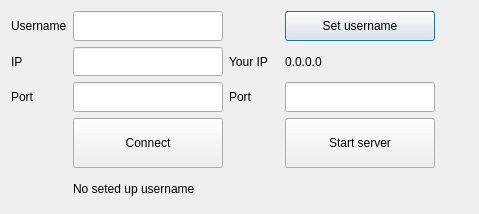
<?xml version="1.0" encoding="UTF-8"?>
<ui version="4.0">
 <class>setting</class>
 <widget class="QDialog" name="setting">
  <property name="geometry">
   <rect>
    <x>0</x>
    <y>0</y>
    <width>479</width>
    <height>214</height>
   </rect>
  </property>
  <property name="windowTitle">
   <string>Dialog</string>
  </property>
  <layout class="QGridLayout" name="gridLayout">
   <item row="2" column="1">
    <widget class="QLineEdit" name="lineEdit_port_to_connect">
     <property name="maximumSize">
      <size>
       <width>150</width>
       <height>30</height>
      </size>
     </property>
    </widget>
   </item>
   <item row="1" column="0">
    <widget class="QLabel" name="label_ip_to_connect">
     <property name="text">
      <string>IP</string>
     </property>
    </widget>
   </item>
   <item row="0" column="1">
    <widget class="QLineEdit" name="lineEdit_username">
     <property name="maximumSize">
      <size>
       <width>150</width>
       <height>30</height>
      </size>
     </property>
    </widget>
   </item>
   <item row="0" column="3">
    <widget class="QPushButton" name="pushButton_set_username">
     <property name="maximumSize">
      <size>
       <width>200</width>
       <height>50</height>
      </size>
     </property>
     <property name="text">
      <string>Set username</string>
     </property>
    </widget>
   </item>
   <item row="1" column="2">
    <widget class="QLabel" name="label_your_ip">
     <property name="minimumSize">
      <size>
       <width>50</width>
       <height>0</height>
      </size>
     </property>
     <property name="text">
      <string>Your IP</string>
     </property>
    </widget>
   </item>
   <item row="1" column="1">
    <widget class="QLineEdit" name="lineEdit_ip_to_connect">
     <property name="maximumSize">
      <size>
       <width>150</width>
       <height>30</height>
      </size>
     </property>
    </widget>
   </item>
   <item row="0" column="0">
    <widget class="QLabel" name="label">
     <property name="text">
      <string>Username</string>
     </property>
    </widget>
   </item>
   <item row="1" column="3" colspan="2">
    <widget class="QLabel" name="label_host_ip">
     <property name="maximumSize">
      <size>
       <width>16777215</width>
       <height>50</height>
      </size>
     </property>
     <property name="text">
      <string>0.0.0.0</string>
     </property>
    </widget>
   </item>
   <item row="2" column="3">
    <widget class="QLineEdit" name="lineEdit_host_port">
     <property name="maximumSize">
      <size>
       <width>150</width>
       <height>30</height>
      </size>
     </property>
    </widget>
   </item>
   <item row="3" column="1">
    <widget class="QPushButton" name="pushButton_connect">
     <property name="sizePolicy">
      <sizepolicy hsizetype="Minimum" vsizetype="Maximum">
       <horstretch>0</horstretch>
       <verstretch>0</verstretch>
      </sizepolicy>
     </property>
     <property name="minimumSize">
      <size>
       <width>150</width>
       <height>50</height>
      </size>
     </property>
     <property name="maximumSize">
      <size>
       <width>200</width>
       <height>50</height>
      </size>
     </property>
     <property name="text">
      <string>Connect</string>
     </property>
    </widget>
   </item>
   <item row="2" column="0">
    <widget class="QLabel" name="label_port_to_connect">
     <property name="minimumSize">
      <size>
       <width>50</width>
       <height>0</height>
      </size>
     </property>
     <property name="maximumSize">
      <size>
       <width>50</width>
       <height>16777215</height>
      </size>
     </property>
     <property name="text">
      <string>Port</string>
     </property>
    </widget>
   </item>
   <item row="2" column="2">
    <widget class="QLabel" name="label_host_port">
     <property name="minimumSize">
      <size>
       <width>50</width>
       <height>0</height>
      </size>
     </property>
     <property name="text">
      <string>Port</string>
     </property>
    </widget>
   </item>
   <item row="3" column="3">
    <widget class="QPushButton" name="pushButton_start_server">
     <property name="minimumSize">
      <size>
       <width>150</width>
       <height>50</height>
      </size>
     </property>
     <property name="maximumSize">
      <size>
       <width>200</width>
       <height>50</height>
      </size>
     </property>
     <property name="text">
      <string>Start server</string>
     </property>
    </widget>
   </item>
   <item row="4" column="1" colspan="3">
    <widget class="QLabel" name="label_server_status">
     <property name="maximumSize">
      <size>
       <width>400</width>
       <height>30</height>
      </size>
     </property>
     <property name="text">
      <string>No seted up username</string>
     </property>
    </widget>
   </item>
  </layout>
 </widget>
 <resources/>
 <connections/>
</ui>
